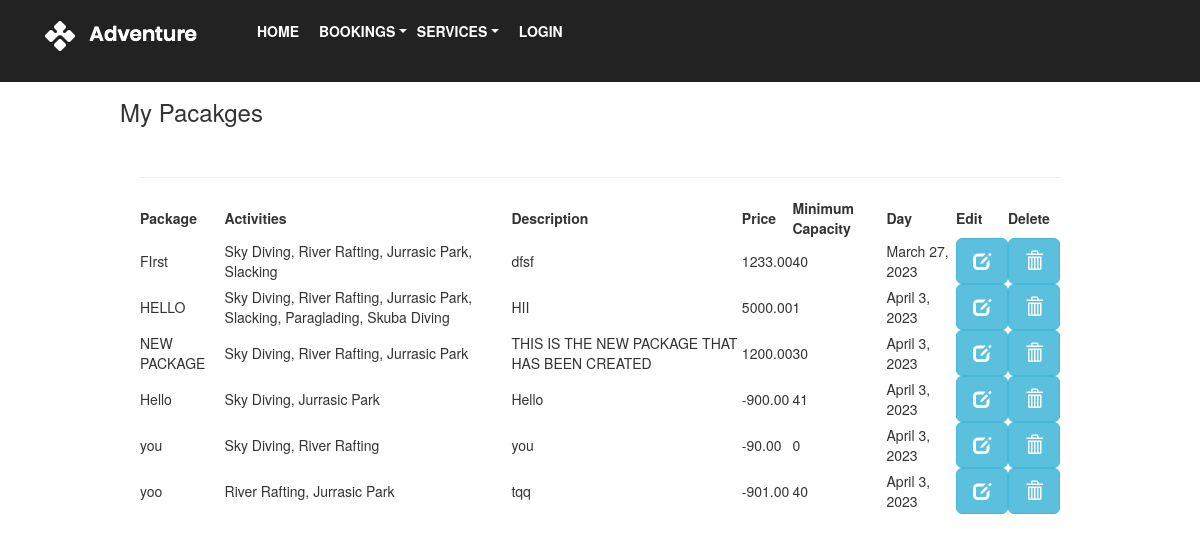
Screenshot of /BookedPackageRecords/ with the database file from the repository.
### myapp1/models.py (models this page shows, shortened)
class packages(models.Model):
    id = models.AutoField(primary_key=True, auto_created=True)
    package_name = models.CharField(null=False, blank=False, max_length=20)
    package_activities = models.ManyToManyField(adventure, blank=True, related_name='activities')
    description = models.TextField(max_length=100, null=True)
    price = models.DecimalField(max_digits=8, decimal_places=2)
    capacity = models.IntegerField(blank=False, null=False, default=0)
    day = models.DateField(default=datetime.now)

class adventure(models.Model):
    id = models.IntegerField(primary_key=True, auto_created=True)
    adv_name = models.CharField(null=False, blank=False, max_length=20)
    description = models.TextField(max_length=100)
    price = models.DecimalField(max_digits=8, decimal_places=2)
    capacity = models.IntegerField(blank=False, null=False, default=10)
    min_age = models.IntegerField()
    max_age = models.IntegerField()
    def __str__(self):
        return self.adv_name

### myapp1/views.py (the view)
# urls.py: path('BookedPackageRecords/', views.BookedPackageRecords, name='BookedPackageRecords'),
def BookedPackageRecords(request):
    orders = packages.objects.all()
    msg = 'Order Placed!'
    return render(request, 'myapp1/mypackages.html', {'orders': orders})

### templates/myapp1/mypackages.html (shortened to what this page needs)
<!doctype html>
 {% load static %}
<html lang="en">
<head>
<link rel="stylesheet" type="text/css" href="https://cdn.datatables.net/v/dt/dt-1.11.3/datatables.min.css"/>
            <link rel="stylesheet" href="{% static 'myapp1/css/linearicons.css'%}">
			<link rel="stylesheet" href="{% static 'myapp1/css/owl.carousel.css'%}">
			<link rel="stylesheet" href="{% static 'myapp1/css/font-awesome.min.css'%}">
			<link rel="stylesheet" href="{% static 'myapp1/css/nice-select.css'%}">
			<link rel="stylesheet" href="{% static 'myapp1/css/magnific-popup.css'%}">
			<link rel="stylesheet" href="{% static 'myapp1/css/bootstrap.css'%}">
			<link rel="stylesheet" href="{% static 'myapp1/css/main.css'%}">
</head>
<body>
			<section class="banner-area sticky-wrapper is-sticky" id="home">
				<header class="default-header" style="position: fixed !important;">
					<nav class="navbar navbar-expand-lg  navbar-light">
						<div class="container">
							  <a class="navbar-brand">
							  	<img src="{% static 'myapp1/img/logo.png' %}" alt="">
							  </a>
							  <div class="collapse navbar-collapse justify-content-end align-items-center" id="navbarSupportedContent">
							    <ul class="navbar-nav">
									<li><a href= "{% url 'myapp1:index1' %}">Home</a></li>
                                    <div class="dropdown" style="margin-right: 10px">
                                        <li class="dropdown-toggle" style="text-transform: uppercase; font-weight: 600; color: #fff;" id="#dropdownmenu" data-mdb-toggle="dropdown" aria-expanded="false">BOOKINGS</li>
                                    </div>
                                    <div class="dropdown">
                                        <li class="dropdown-toggle" style="text-transform: uppercase; font-weight: 600; color: #fff;" id="#dropdownmenu" data-mdb-toggle="dropdown" aria-expanded="false">SERVICES</li>
                                    </div>
                                    {% if user.is_authenticated %}
                                     <li><a href = "{% url 'myapp1:user_logout'%}">Logout</a></li>
                                    {% else %}
                                    <li><a href = "{% url 'myapp1:user_login'%}">Login</a></li>
                                    {% endif %}
							    </ul>
							  </div>
						</div>
					</nav>
				</header>
			</section>
        <br/>
        <br/>
        <h3 style="margin-bottom: 30px;margin-top: 10px;margin-left: 10%;">My Pacakges</h3>
        {% if orders %}
            <div class="container">
            <div class="row height align-items-center justify-content-center">
            <div class="col-lg-10">
            <div class="generic-banner-content">
        <table id="myTable">
          <thead>
            <tr><hr>
               <th >  Package  </th>
              <th >  Activities  </th>
              <th >   Description   </th>
              <th >   Price   </th>
                <th> Minimum Capacity </th>
                 <th> Day </th>
                 <th >   Edit  </th>
                 <th >   Delete  </th>
            </tr>
          </thead>
          <tbody>
            {% for order in orders %}
                <tr>
              <td >  {{ order.package_name }}   </td>
                <td >   {{ order.package_activities.all|join:", "  }}   </td>
                <td >   {{ order.description }}   </td>
                <td >   {{ order.price }}   </td>
                    <td >   {{ order.capacity }}   </td>
                    <td >   {{ order.day }}   </td>
                   <td>  <a href="{% url 'myapp1:updatePacakageAdventure' order.id %}" class="btn btn-info btn-lg">
          <span class="glyphicon glyphicon-edit"></span>
        </a></td>
              <td><a href="{% url 'myapp1:deletePacakageAdventure' order.id %}" class="btn btn-info btn-lg">
          <span class="glyphicon glyphicon-trash"></span>
        </a> </td>
              </tr>
            {% endfor %}
          </tbody>
        </table>
            </div>
            </div>
            </div>
            </div>
    {% else %}
    <p>{{ msg }}</p>
        {% endif %}
            <link rel="stylesheet" href="https://maxcdn.bootstrapcdn.com/bootstrap/3.3.7/css/bootstrap.min.css">
</body>
 </html>

### myapp1/static/myapp1/css/main.css (style rules this page uses)
body { color: #777777; font-family: "Poppins", sans-serif; font-size: 14px; font-weight: 300; line-height: 1.625em; position: relative; }
ol, ul { margin: 0; padding: 0; list-style: none; }
a { -webkit-transition: all 0.3s ease 0s; -moz-transition: all 0.3s ease 0s; -o-transition: all 0.3s ease 0s; transition: all 0.3s ease 0s; }
a, a:focus, a:hover { text-decoration: none; outline: 0; }
h1, h2, h3, h4, h5, h6 { font-family: "Poppins", sans-serif; color: #222222; line-height: 1.2em !important; margin-bottom: 0; margin-top: 0; font-weight: 600; }
h3, .h3 { font-size: 24px; }
td, th { border-radius: 0px; }
h3 { font-size: 24px; }
h1, h2, h3, h4, h5, h6 { line-height: 1.5em; }
.default-header { position: absolute; top: 0; left: 0; width: 100%; z-index: 9; }
.navbar-nav a { text-transform: uppercase; font-weight: 600; color: #fff; padding: 20px; }
.default-header { background-color: transparent; width: 100% !important; }
.sticky-wrapper { height: 48px !important; }
.is-sticky .default-header { -webkit-transition: all 0.3s ease 0s; -moz-transition: all 0.3s ease 0s; -o-transition: all 0.3s ease 0s; transition: all 0.3s ease 0s; background-color: #222; }

### rows the page displays
packages: package_name "FIrst", package_activities.all "Sky Diving, River Rafting, Jurrasic Park, Slacking", description "dfsf", price "1233.00", capacity "40", day "March 27, 2023"
packages: package_name "HELLO", package_activities.all "Sky Diving, River Rafting, Jurrasic Park, Slacking, Paraglading, Skuba Diving", description "HII", price "5000.00", capacity "1", day "April 3, 2023"
packages: package_name "NEW PACKAGE", package_activities.all "Sky Diving, River Rafting, Jurrasic Park", description "THIS IS THE NEW PACKAGE THAT HAS BEEN CREATED", price "1200.00", capacity "30", day "April 3, 2023"
packages: package_name "Hello", package_activities.all "Sky Diving, Jurrasic Park", description "Hello", price "-900.00", capacity "41", day "April 3, 2023"
packages: package_name "you", package_activities.all "Sky Diving, River Rafting", description "you", price "-90.00", capacity "0", day "April 3, 2023"
packages: package_name "yoo", package_activities.all "River Rafting, Jurrasic Park", description "tqq", price "-901.00", capacity "40", day "April 3, 2023"
